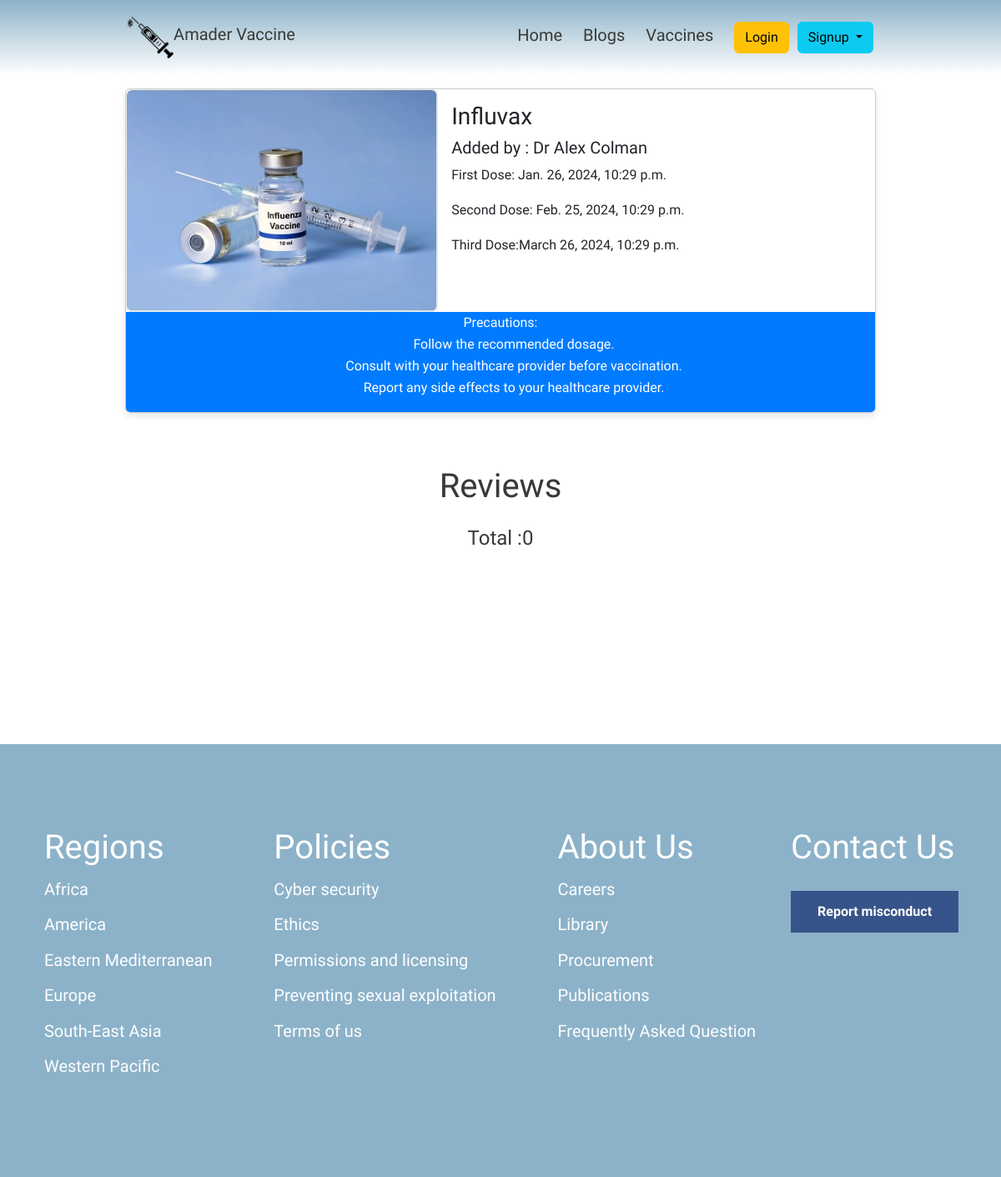
The app's page /doctor/vaccine_details/3 with its own data.
### Doctor/models.py (models this page shows, shortened)
class Vaccine(models.Model):
    images = models.ImageField(upload_to='vaccines/uploads/',null=True ,blank=True)
    doctor = models.ForeignKey(AccountModel, on_delete=models.CASCADE)
    name = models.CharField(max_length=50, null=True ,blank=True)
    initial_dose = models.DateTimeField(max_length=50)
    second_dose = models.DateTimeField(null=True, blank=True)
    third_dose = models.DateTimeField(null=True, blank=True)

### Account/models.py (models this page shows, shortened)
class AccountModel(models.Model):
    user = models.OneToOneField(User, on_delete=models.CASCADE,related_name='account')
    account_type = models.CharField(max_length=20, choices=[('patient', 'Patient'), ('doctor', 'Doctor')])
    nid = models.CharField(max_length=20,unique=True, blank=True, null=True)
    is_activated = models.BooleanField(default=False,null=True , blank = True)
    email_token= models.CharField(max_length=200,null=True , blank = True)

### Doctor/views.py (the view, shortened to what this page needs)
# urls.py: path('details/<int:id>',views.post_details,name='post_details'),
def details(request,id):
    vaccine = Vaccine.objects.get(pk=id)
    obj = vaccine.doctor.account_type
    has_edit_access = False
    comments= Comment.objects.filter(Vaccine=vaccine)
    if request.user.is_authenticated :
        has_taken = VaccineTaken.objects.filter(user=request.user, vaccine=vaccine).exists()
        return render(request,'details.html',{'has_edit_access':has_edit_access,'doctor':doctor,'db':vaccine,'has_taken':has_taken,'comment':comments})
    else :
        return render(request,'details.html',{'db':vaccine,'comment':comments})

### Doctor/templates/details.html (shortened to what this page needs)
{% extends "base.html" %}
{% load static %}
{% block css %}<link rel='stylesheet' href="{% static 'homepage/vaccine_details.css' %}"> {% endblock css %}
{% block content %}
<div class="card" style="width: 75%; margin:auto ">
    <div class="row g-0">
        <div class="col-sm-5">
            <img src="{{db.images.url}}" class="card-img-top h-100" alt="...">
        </div>
        <div class="col-sm-7">
            <div class="card-body h-100">
                <h3> {{db.name}}</h3>
                <h5> Added by : Dr {{db.doctor.user.first_name}} {{db.doctor.user.last_name}} </h5>
                <div class="dose-dates gap-1 ">
                    <p class="dose-date">First Dose: {{db.initial_dose}}</p>
                    <p class="dose-date">Second Dose: {{db.second_dose}}</p>
                    <p class="dose-date">Third Dose:{{db.third_dose}}</p>
                </div>
            </div>
        </div>
    </div>
    <div class="precautions-section text-white text-center" style="background-color: #007bff;">
        <div class="precautions-title">Precautions:</div>
        <ul class="precaution-list">
            <li class="precaution-item">Follow the recommended dosage.</li>
            <li class="precaution-item">Consult with your healthcare provider before vaccination.</li>
            <li class="precaution-item">Report any side effects to your healthcare provider.</li>
        </ul>
    </div>
</div>
<div class="p-2 m-2">
    <div class="text-center">
        <h1 class="mb-4 pt-5 ">Reviews</h1>
         <h4 class='px-3 '>Total :{{comment| length}}</h4>
     <div class='row gap-3 p-2'>
      </div>
    </div>
</div>
{% endblock content %}

### static/css/styles.css (style rules this page uses)
li { list-style: none; }
.card-body { box-shadow: 8px 8px 8px gray; }

### templates/base.html (style rules this page uses)
body { font-family: Work Sans,sans-serif; font-size: 1rem; line-height: 1.625; color: #373a36; }
.card { border: 1px solid #ccc; box-shadow: 0 4px 8px rgba(0, 0, 0, 0.1); overflow: hidden; transition: box-shadow 0.3s ease-in-out; }

### records on screen
Vaccine: images (picture), name "Influvax", doctor.user.first_name "Alex", doctor.user.last_name "Colman", initial_dose "Jan. 26, 2024, 10:29 p.m.", second_dose "Feb. 25, 2024, 10:29 p.m.", third_dose "March 26, 2024, 10:29 p.m."

### other values on screen
{{ comment| length }} "0"
